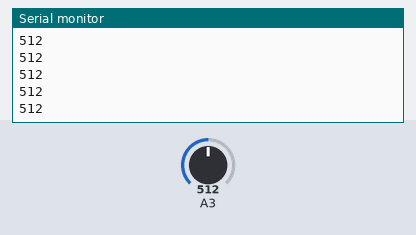
A sketch run on a simulated Arduino Uno, built with avr-gcc and run on an emulated ATmega328P. Parts: the last lines printed to the serial monitor. The inputs (shaded band) are chosen by the test bench; at power-on: A3 = 512.

Above: at 1.2 s.
1.3 s: A3 set to 716
At 1.9 s:
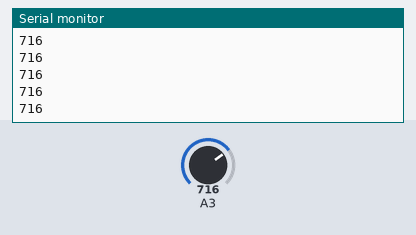
2.8 s: A3 set to 900
At 3.4 s:
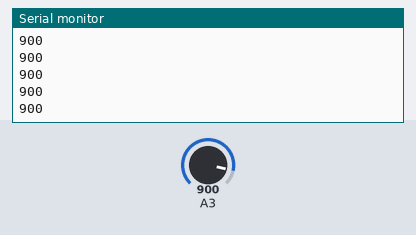
Timing chart, 0 to 5.8 s (numbered marks = the images above; inputs shaded):
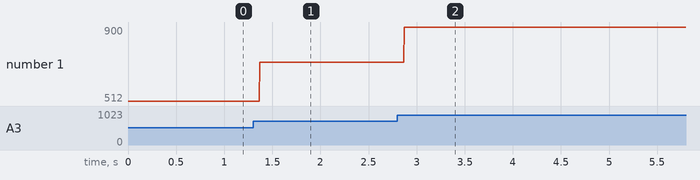

Measured:
- after the input at 1.3 s, the serial monitor: prints a new line after 0.07 s (image 1)
- after the input at 2.8 s, the serial monitor: prints a new line after 0.07 s (image 2)
- plotted number 1: 512 → 716 after the input at 1.3 s, 716 → 900 after the input at 2.8 s

The sketch:

Laser_module.ino
```cpp
void setup() {
  // put your setup code here, to run once:
  //pinMode(A0, INPUT);
  Serial.begin(9600);

}

void loop() {
  // put your main code here, to run repeatedly:
  int val = analogRead(A3);
  if (val < 1010)
  {
    //Serial.println("bang");
    Serial.println(val);
  }
//delay(20);
}
```
